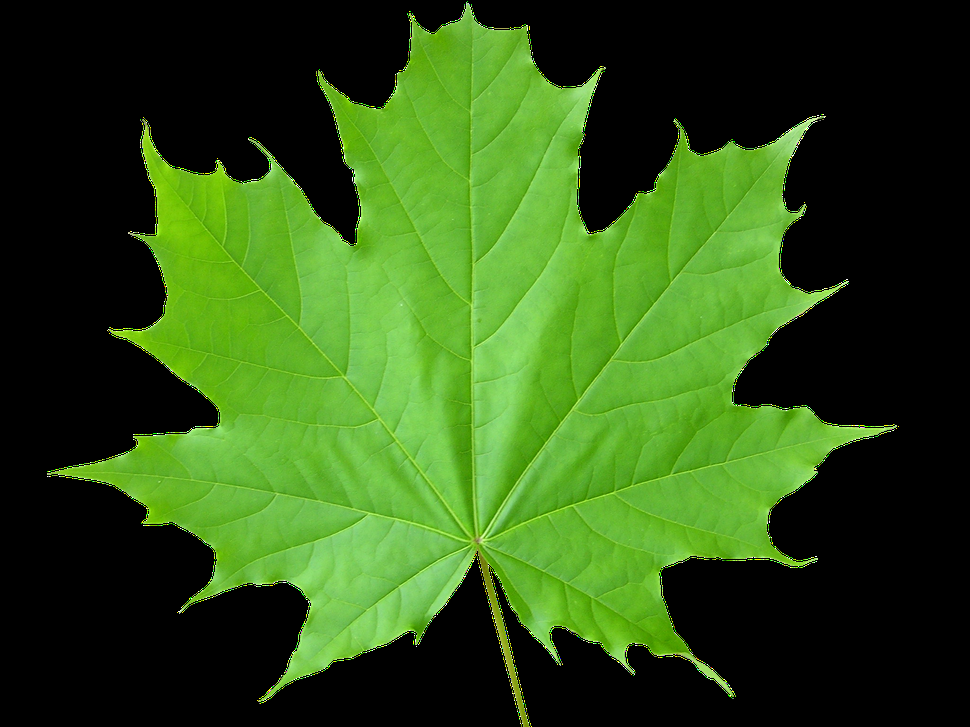
#> input picture Harris Corner Algorithm/01.png, 970 x 727 px, shrunk from 1600 x 1200 before the run
$ jupyter execute 'Harris Corner and Canny Edge.ipynb'
#> lines starting #> are read from the running program, lines starting #| are printed output that depends on the picture; after the words box and inside, x2 and y2 are one past the last pixel; in counts of white or black regions, pixels touching at a corner belong together
# Harris Corner Algorithm

[cell 1]
import cv2
import numpy as np
import matplotlib.pyplot as plt

[cell 2]
image = cv2.imread('01.png')
#> image is the input picture: shape (727, 970, 3); mean B, G, R 22.2, 80.9, 46.5
gray_image = cv2.cvtColor(image, cv2.COLOR_BGR2GRAY)
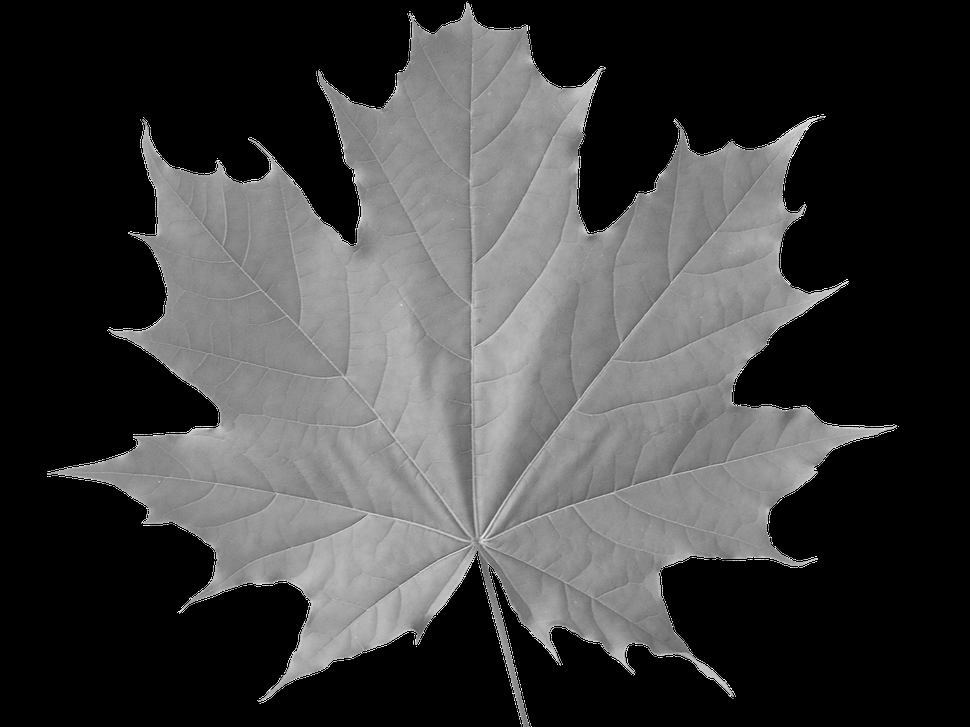
#> gray_image: shape (727, 970); min 0, max 255, mean 63.9
img = np.float32(gray_image)

[cell 3]
corners = cv2.cornerHarris(img, 2, 5, 0.04)

[cell 4]
plt.subplot(1,1,1), plt.imshow(corners,cmap='RdGy')
plt.title('Harris Corner Detection'), plt.xticks([]), plt.yticks([])

[cell 5]
corners2 = cv2.dilate(corners,None, iterations = 3)
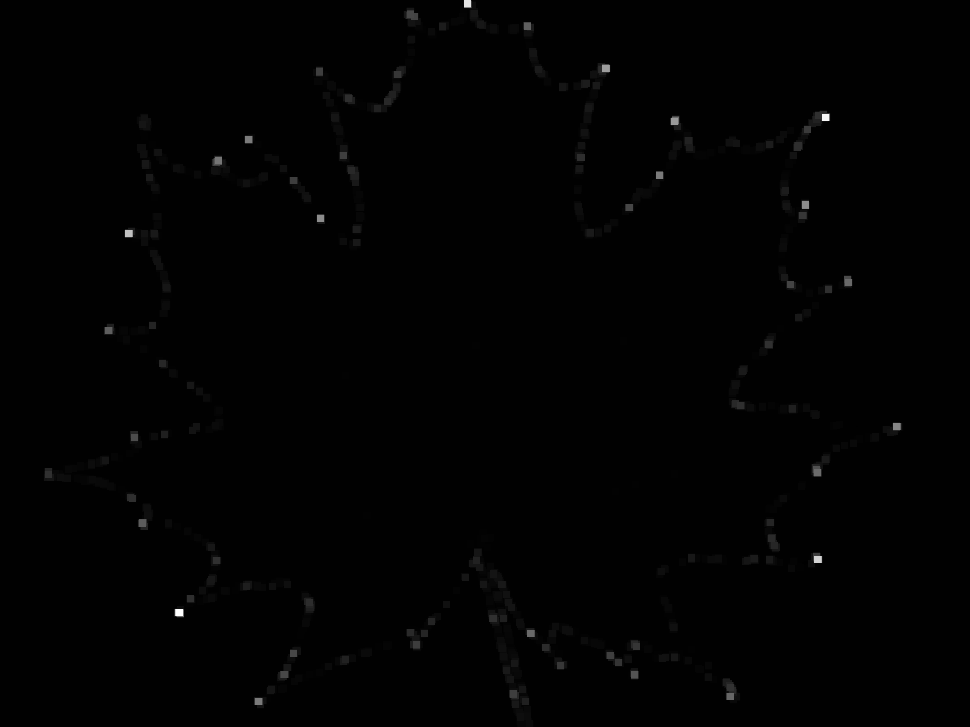
#> corners2: shape (727, 970) float32; min -26961912, max 5.47e+09, mean 19003072; drawn with min black and max white

[cell 6]
img2 = cv2.imread('01.png')

[cell 7]
img2[corners2 > 0.01 * corners2.max()] = [255,0,0]
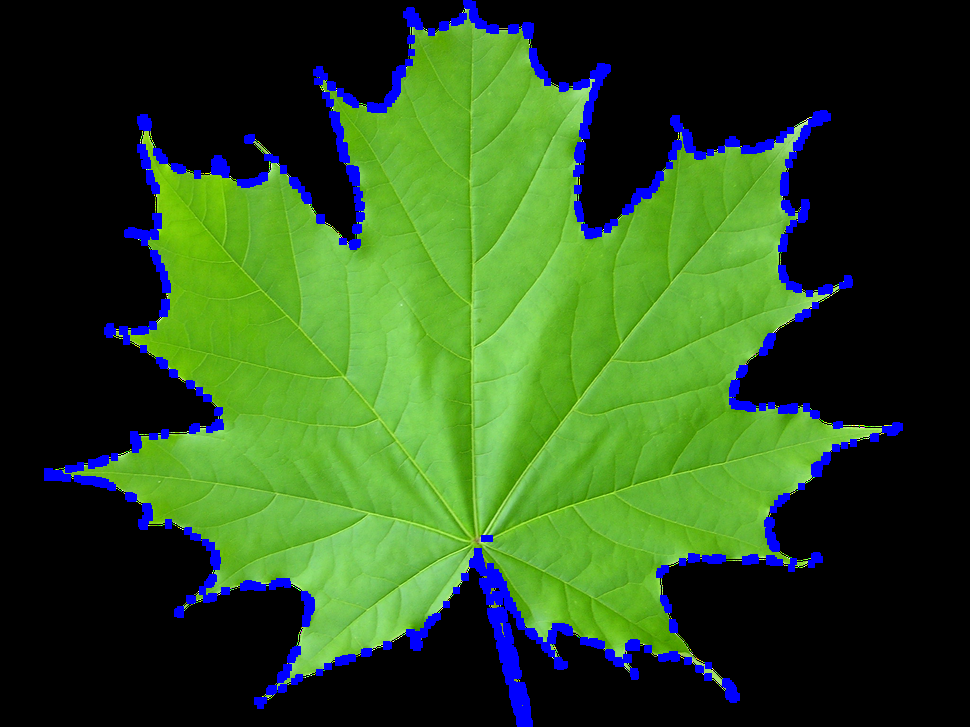
#> img2: shape (727, 970, 3); 4.37% of pixels changed, all inside (x1, y1, x2, y2) = (44, 0, 903, 727)
